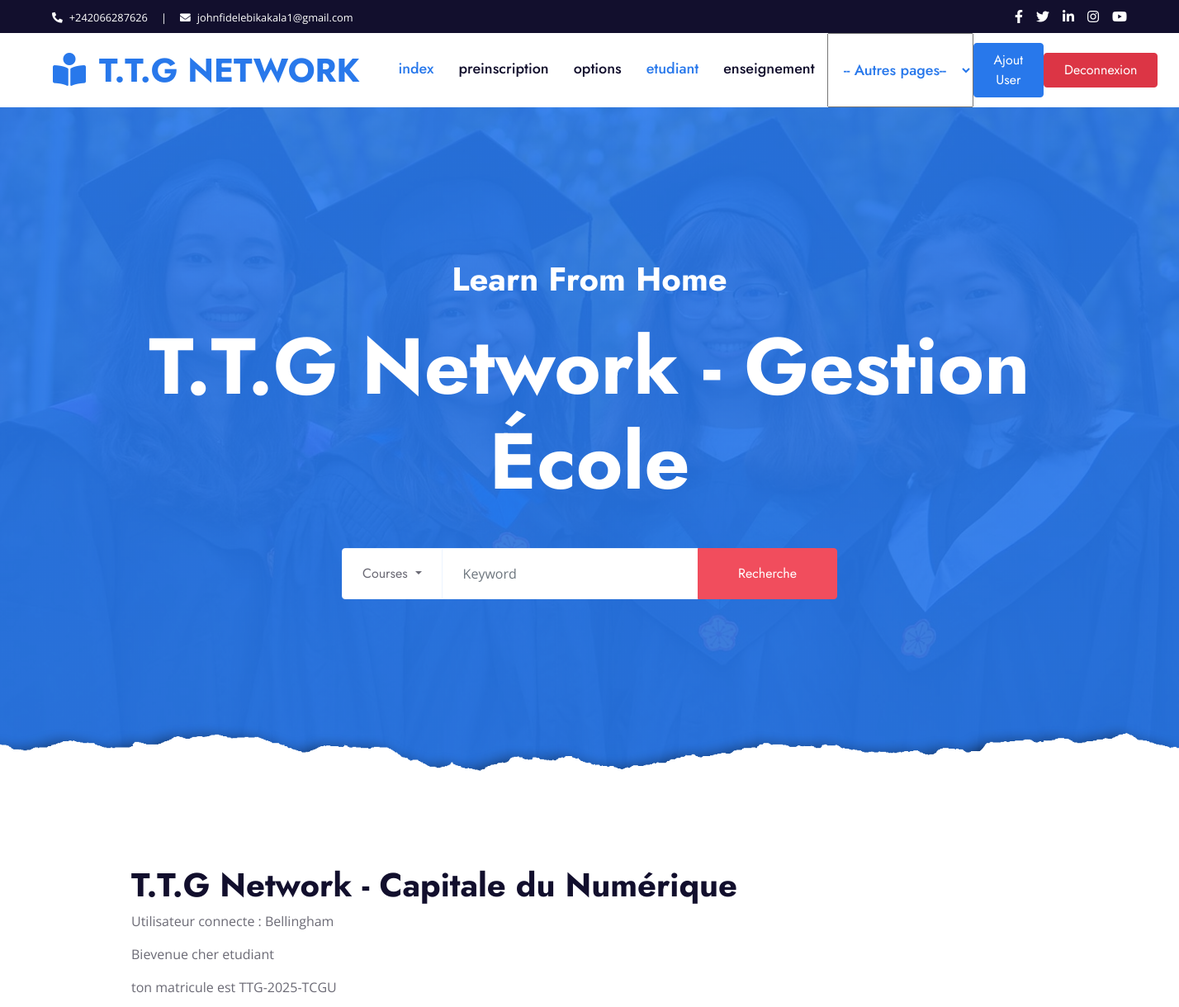
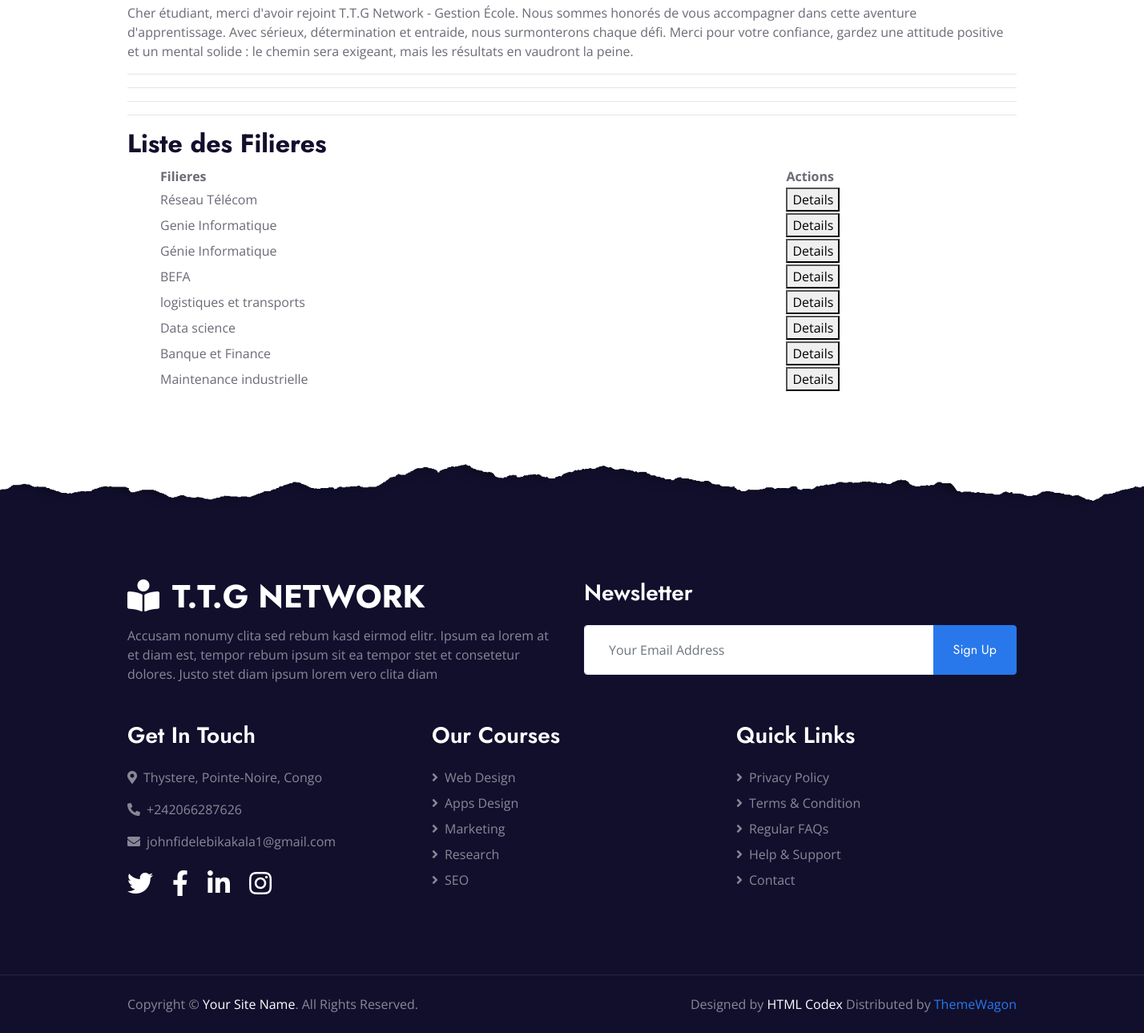
The page /filiere (signed in) on the database its author committed (2 pictures, top to bottom).
### application/models.py (models this page shows, shortened)
class User(AbstractUser):
    ROLES = (
        ('admin', 'Administrateur'),
        ('formateur', 'Formateur'),
        ('etudiant', 'Étudiant'),
        ('parent', 'Parent'),
    )
    role = models.CharField(max_length=20, choices=ROLES)
    code_formateur = models.CharField(max_length=10, unique=True, null=True, blank=True)
    code_parent = models.CharField(max_length=10, unique=True, null=True, blank=True)
    matricule = models.CharField(max_length=30, unique=True, null=True, blank=True)

class Filiere(models.Model):
    nom = models.CharField(max_length=100)

### application/views.py (the view)
# urls.py: path('filiere', views.filieres_view, name='filiere'),
@login_required
def filieres_view(request):
    filieres = Filiere.objects.all()
    return render(request, 'liste_filieres.html', {'filieres': filieres})

### application/templates/liste_filieres.html (shortened to what this page needs)
{% extends "base.html" %}
{% block content %}
  <hr>
  <h2>Liste des Filieres</h2>
  <ul>
      <table style="width: 100%;">
        <tr>
          <th>Filieres</th>
          <th>Actions</th>
        </tr>
        {% for filiere in filieres %}
        <tr>
          <td>{{ filiere.nom }}</td>
          <td><a href="#"><button>Details</button></a></td>
        </tr>
        {% endfor %}
      </table>
  </ul>
{% endblock %}

### application/templates/base.html (shortened to what this page needs)
  {% load static %}
<!DOCTYPE html>
<html lang="fr">
<head>
  <link rel="stylesheet" href="https://cdn.jsdelivr.net/npm/bootstrap@4.6.2/dist/css/bootstrap.min.css">
    <link href="https://cdnjs.cloudflare.com/ajax/libs/font-awesome/5.10.0/css/all.min.css" rel="stylesheet">
    <link href="{% static 'lib/owlcarousel/assets/owl.carousel.min.css' %}" rel="stylesheet">
    <link href="{% static 'css/style.css' %}" rel="stylesheet">
</head>
<body>
    <div class="container-fluid bg-dark">
        <div class="row py-2 px-lg-5">
            <div class="col-lg-6 text-center text-lg-left mb-2 mb-lg-0">
                <div class="d-inline-flex align-items-center text-white">
                    <small><i class="fa fa-phone-alt mr-2"></i>+242066287626</small>
                    <small class="px-3">|</small>
                    <small><i class="fa fa-envelope mr-2"></i>johnfidelebikakala1@gmail.com</small>
                </div>
            </div>
            <div class="col-lg-6 text-center text-lg-right">
                <div class="d-inline-flex align-items-center">
                    <a class="text-white px-2" href="">
                        <i class="fab fa-facebook-f"></i>
                    </a>
                    <a class="text-white px-2" href="">
                        <i class="fab fa-twitter"></i>
                    </a>
                    <a class="text-white px-2" href="">
                        <i class="fab fa-linkedin-in"></i>
                    </a>
                    <a class="text-white px-2" href="">
                        <i class="fab fa-instagram"></i>
                    </a>
                    <a class="text-white pl-2" href="">
                        <i class="fab fa-youtube"></i>
                    </a>
                </div>
            </div>
        </div>
    </div>
    <div class="container-fluid p-0">
        <nav class="navbar navbar-expand-lg bg-white navbar-light py-3 py-lg-0 px-lg-5">
            <a href="{% url 'index' %}" class="navbar-brand ml-lg-3">
                <h1 class="m-0 text-uppercase text-primary"><i class="fa fa-book-reader mr-3"></i>T.T.G Network</h1>
            </a>
            <div class="collapse navbar-collapse justify-content-between px-lg-3" id="navbarCollapse">
                <div class="navbar-nav mx-auto py-0">
                    <a href="{% url 'index' %}" class="nav-item nav-link active">index</a>
                    <a href="{% url 'preinscription' %}" class="nav-item nav-link">preinscription</a>
                    <a href="{% url 'options' %}" class="nav-item nav-link">options</a>
                    <a href="{% url 'etudiant' %}" class="nav-item nav-link active">etudiant</a>
                    <a href="{% url 'enseignement' %}" class="nav-item nav-link">enseignement</a>
                    <select id="menu" onchange="if (this.value) window.location.href=this.value;" class="nav-item nav-link active">
                    <option value="" class="nav-item nav-link active">-- Autres pages--</option>
                    </select>
                </div>
                <a href="{% url 'urlregister' %}" class="btn btn-primary py-2 px-4 d-none d-lg-block">Ajout User</a>
                <a href="{% url 'urllogout' %}" class="btn btn-danger py-2 px-4 d-none d-lg-block">Deconnexion</a>
            </div>
        </nav>
    </div>
    <div class="jumbotron jumbotron-fluid position-relative overlay-bottom" style="margin-bottom: 90px;">
        <div class="container text-center my-5 py-5">
            <h1 class="text-white mt-4 mb-4">Learn From Home</h1>
            <h1 class="text-white display-1 mb-5">T.T.G Network - Gestion École</h1>
            <div class="mx-auto mb-5" style="width: 100%; max-width: 600px;">
                <div class="input-group">
                    <div class="input-group-prepend">
                        <button class="btn btn-outline-light bg-white text-body px-4 dropdown-toggle" type="button" data-toggle="dropdown"
                            aria-haspopup="true" aria-expanded="true">Courses
                    </button>
                    </div>
                    <input type="text" class="form-control border-light" style="padding: 30px 25px;" placeholder="Keyword">
                    <div class="input-group-append">
                        <button class="btn btn-secondary px-4 px-lg-5">Recherche</button>
                    </div>
                </div>
            </div>
        </div>
    </div>
    <br>
    <div class="container">
         <h1>T.T.G Network - Capitale du Numérique</h1>
          <p>Utilisateur connecte : {{user}}</p>
            {% if user.is_authenticated %}
            {% if user.role %}
            <p>Bievenue cher {{user.role}} </p>
            {% else %}
            <p>Bievenue cher Admin </p>
            {% endif %}
              {% if user.matricule %}
              <p>ton matricule est {{user.matricule}}</p>
              <p>
                  Cher étudiant, merci d'avoir rejoint T.T.G Network - Gestion École.
                  Nous sommes honorés de vous accompagner dans cette aventure d'apprentissage.
                  Avec sérieux, détermination et entraide, nous surmonterons chaque défi.
                  Merci pour votre confiance, gardez une attitude positive et un mental solide
                   : le chemin sera exigeant, mais les résultats en vaudront la peine.
              </p>
              {% endif %}
            {% endif %}
          <hr>
          <hr>
          <hr>
    </div>
   <div class="container">
         {% block content %}{% endblock %}
   </div>
    <div class="container-fluid position-relative overlay-top bg-dark text-white-50 py-5" style="margin-top: 90px;">
        <div class="container mt-5 pt-5">
            <div class="row">
                <div class="col-md-6 mb-5">
                    <a href="{% url 'index' %}" class="navbar-brand">
                        <h1 class="mt-n2 text-uppercase text-white"><i class="fa fa-book-reader mr-3"></i>T.T.G Network</h1>
                    </a>
                    <p class="m-0">Accusam nonumy clita sed rebum kasd eirmod elitr. Ipsum ea lorem at et diam est, tempor rebum ipsum sit ea tempor stet et consetetur dolores. Justo stet diam ipsum lorem vero clita diam</p>
                </div>
                <div class="col-md-6 mb-5">
                    <h3 class="text-white mb-4">Newsletter</h3>
                    <div class="w-100">
                        <div class="input-group">
                            <input type="text" class="form-control border-light" style="padding: 30px;" placeholder="Your Email Address">
                            <div class="input-group-append">
                                <button class="btn btn-primary px-4">Sign Up</button>
                            </div>
                        </div>
                    </div>
                </div>
            </div>
            <div class="row">
                <div class="col-md-4 mb-5">
                    <h3 class="text-white mb-4">Get In Touch</h3>
                    <p><i class="fa fa-map-marker-alt mr-2"></i>Thystere, Pointe-Noire, Congo</p>
                    <p><i class="fa fa-phone-alt mr-2"></i>+242066287626</p>
                    <p><i class="fa fa-envelope mr-2"></i>johnfidelebikakala1@gmail.com</p>
                    <div class="d-flex justify-content-start mt-4">
                        <a class="text-white mr-4" href="#"><i class="fab fa-2x fa-twitter"></i></a>
                        <a class="text-white mr-4" href="#"><i class="fab fa-2x fa-facebook-f"></i></a>
                        <a class="text-white mr-4" href="#"><i class="fab fa-2x fa-linkedin-in"></i></a>
                        <a class="text-white" href="#"><i class="fab fa-2x fa-instagram"></i></a>
                    </div>
                </div>
                <div class="col-md-4 mb-5">
                    <h3 class="text-white mb-4">Our Courses</h3>
                    <div class="d-flex flex-column justify-content-start">
                        <a class="text-white-50 mb-2" href="#"><i class="fa fa-angle-right mr-2"></i>Web Design</a>
                        <a class="text-white-50 mb-2" href="#"><i class="fa fa-angle-right mr-2"></i>Apps Design</a>
                        <a class="text-white-50 mb-2" href="#"><i class="fa fa-angle-right mr-2"></i>Marketing</a>
                        <a class="text-white-50 mb-2" href="#"><i class="fa fa-angle-right mr-2"></i>Research</a>
                        <a class="text-white-50" href="#"><i class="fa fa-angle-right mr-2"></i>SEO</a>
                    </div>
                </div>
                <div class="col-md-4 mb-5">
                    <h3 class="text-white mb-4">Quick Links</h3>
                    <div class="d-flex flex-column justify-content-start">
                        <a class="text-white-50 mb-2" href="#"><i class="fa fa-angle-right mr-2"></i>Privacy Policy</a>
                        <a class="text-white-50 mb-2" href="#"><i class="fa fa-angle-right mr-2"></i>Terms & Condition</a>
                        <a class="text-white-50 mb-2" href="#"><i class="fa fa-angle-right mr-2"></i>Regular FAQs</a>
                        <a class="text-white-50 mb-2" href="#"><i class="fa fa-angle-right mr-2"></i>Help & Support</a>
                        <a class="text-white-50" href="#"><i class="fa fa-angle-right mr-2"></i>Contact</a>
                    </div>
                </div>
            </div>
        </div>
    </div>
    <div class="container-fluid bg-dark text-white-50 border-top py-4" style="border-color: rgba(256, 256, 256, .1) !important;">
        <div class="container">
            <div class="row">
                <div class="col-md-6 text-center text-md-left mb-3 mb-md-0">
                    <p class="m-0">Copyright &copy; <a class="text-white" href="#">Your Site Name</a>. All Rights Reserved.
                    </p>
                </div>
                <div class="col-md-6 text-center text-md-right">
                    <p class="m-0">Designed by <a class="text-white" href="https://htmlcodex.com">HTML Codex</a> Distributed by <a href="https://themewagon.com" target="_blank">ThemeWagon</a></p>
                </div>
            </div>
        </div>
    </div>
</body>
</html>

### rows shown on the page
User: username "Bellingham", role "etudiant", matricule "TTG-2025-TCGU"
Filiere: nom "Réseau Télécom"
Filiere: nom "Genie Informatique"
Filiere: nom "Génie Informatique"
Filiere: nom "BEFA"
Filiere: nom "logistiques et transports"
Filiere: nom "Data science"
Filiere: nom "Banque et Finance"
Filiere: nom "Maintenance industrielle"
